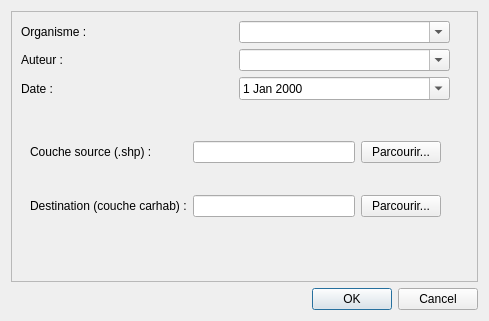
<?xml version="1.0" encoding="UTF-8"?>
<ui version="4.0">
 <class>Dialog</class>
 <widget class="QDialog" name="Dialog">
  <property name="windowModality">
   <enum>Qt::ApplicationModal</enum>
  </property>
  <property name="geometry">
   <rect>
    <x>0</x>
    <y>0</y>
    <width>489</width>
    <height>321</height>
   </rect>
  </property>
  <property name="windowTitle">
   <string>Lancement d'une saisie CarHab</string>
  </property>
  <property name="toolTip">
   <string>Lancement d'une saisie CarHab</string>
  </property>
  <layout class="QGridLayout" name="gridLayout">
   <item row="0" column="0">
    <widget class="QScrollArea" name="scrollArea">
     <property name="verticalScrollBarPolicy">
      <enum>Qt::ScrollBarAsNeeded</enum>
     </property>
     <property name="widgetResizable">
      <bool>false</bool>
     </property>
     <widget class="QWidget" name="scrollAreaWidgetContents_3">
      <property name="geometry">
       <rect>
        <x>0</x>
        <y>0</y>
        <width>447</width>
        <height>250</height>
       </rect>
      </property>
      <layout class="QGridLayout" name="gridLayout_2">
       <item row="2" column="1">
        <widget class="QDateEdit" name="date_edit_creation_job">
         <property name="calendarPopup">
          <bool>true</bool>
         </property>
        </widget>
       </item>
       <item row="1" column="0">
        <widget class="QLabel" name="label_2">
         <property name="text">
          <string>Auteur :</string>
         </property>
        </widget>
       </item>
       <item row="2" column="0">
        <widget class="QLabel" name="label_3">
         <property name="text">
          <string>Date :</string>
         </property>
        </widget>
       </item>
       <item row="1" column="1">
        <widget class="QComboBox" name="cb_box_pers">
         <property name="editable">
          <bool>true</bool>
         </property>
        </widget>
       </item>
       <item row="0" column="1">
        <widget class="QComboBox" name="cb_box_orga">
         <property name="editable">
          <bool>true</bool>
         </property>
        </widget>
       </item>
       <item row="0" column="0">
        <widget class="QLabel" name="label">
         <property name="text">
          <string>Organisme :</string>
         </property>
        </widget>
       </item>
       <item row="3" column="0" colspan="2">
        <widget class="QWidget" name="group_create" native="true">
         <layout class="QGridLayout" name="gridLayout_3">
          <item row="3" column="0">
           <widget class="QLabel" name="label_sel_geom">
            <property name="enabled">
             <bool>true</bool>
            </property>
            <property name="text">
             <string>Couche source (.shp) :</string>
            </property>
           </widget>
          </item>
          <item row="3" column="1">
           <widget class="QLineEdit" name="line_edit_src_lyr">
            <property name="enabled">
             <bool>true</bool>
            </property>
            <property name="alignment">
             <set>Qt::AlignLeading|Qt::AlignLeft|Qt::AlignVCenter</set>
            </property>
            <property name="readOnly">
             <bool>true</bool>
            </property>
           </widget>
          </item>
          <item row="3" column="2">
           <widget class="QPushButton" name="psh_btn_src_lyr">
            <property name="enabled">
             <bool>true</bool>
            </property>
            <property name="text">
             <string>Parcourir...</string>
            </property>
           </widget>
          </item>
          <item row="6" column="2">
           <widget class="QPushButton" name="psh_btn_dest_lyr">
            <property name="text">
             <string>Parcourir...</string>
            </property>
           </widget>
          </item>
          <item row="6" column="0">
           <widget class="QLabel" name="label_nom_chant">
            <property name="enabled">
             <bool>true</bool>
            </property>
            <property name="text">
             <string>Destination (couche carhab) :</string>
            </property>
           </widget>
          </item>
          <item row="6" column="1">
           <widget class="QLineEdit" name="line_edit_dest_lyr">
            <property name="enabled">
             <bool>true</bool>
            </property>
            <property name="alignment">
             <set>Qt::AlignLeading|Qt::AlignLeft|Qt::AlignVCenter</set>
            </property>
            <property name="readOnly">
             <bool>true</bool>
            </property>
           </widget>
          </item>
         </layout>
        </widget>
       </item>
      </layout>
     </widget>
    </widget>
   </item>
   <item row="1" column="0">
    <widget class="QDialogButtonBox" name="btn_box_job">
     <property name="orientation">
      <enum>Qt::Horizontal</enum>
     </property>
     <property name="standardButtons">
      <set>QDialogButtonBox::Cancel|QDialogButtonBox::Ok</set>
     </property>
    </widget>
   </item>
  </layout>
 </widget>
 <tabstops>
  <tabstop>scrollArea</tabstop>
  <tabstop>cb_box_orga</tabstop>
  <tabstop>cb_box_pers</tabstop>
  <tabstop>date_edit_creation_job</tabstop>
  <tabstop>line_edit_src_lyr</tabstop>
  <tabstop>psh_btn_src_lyr</tabstop>
  <tabstop>line_edit_dest_lyr</tabstop>
  <tabstop>psh_btn_dest_lyr</tabstop>
 </tabstops>
 <resources/>
 <connections>
  <connection>
   <sender>btn_box_job</sender>
   <signal>accepted()</signal>
   <receiver>Dialog</receiver>
   <slot>accept()</slot>
   <hints>
    <hint type="sourcelabel">
     <x>248</x>
     <y>254</y>
    </hint>
    <hint type="destinationlabel">
     <x>157</x>
     <y>274</y>
    </hint>
   </hints>
  </connection>
  <connection>
   <sender>btn_box_job</sender>
   <signal>rejected()</signal>
   <receiver>Dialog</receiver>
   <slot>reject()</slot>
   <hints>
    <hint type="sourcelabel">
     <x>316</x>
     <y>260</y>
    </hint>
    <hint type="destinationlabel">
     <x>286</x>
     <y>274</y>
    </hint>
   </hints>
  </connection>
 </connections>
</ui>
